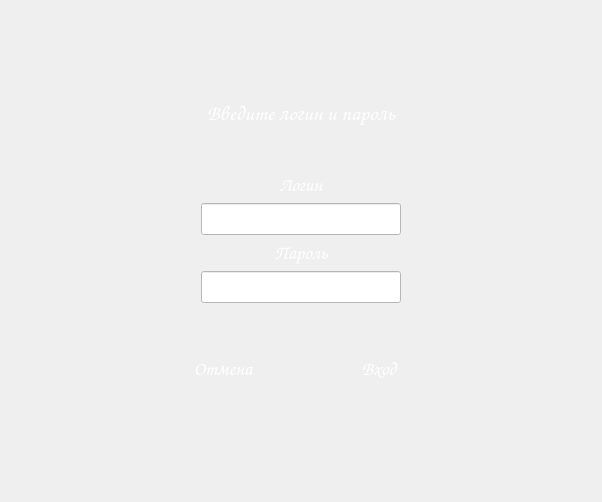
      <widget class="QWidget" name="pageLogin">
       <layout class="QHBoxLayout" name="horizontalLayout_4">
        <item>
         <spacer name="horizontalSpacer_5">
          <property name="orientation">
           <enum>Qt::Horizontal</enum>
          </property>
          <property name="sizeHint" stdset="0">
           <size>
            <width>40</width>
            <height>20</height>
           </size>
          </property>
         </spacer>
        </item>
        <item>
         <layout class="QVBoxLayout" name="verticalLayout_2">
          <item>
           <spacer name="verticalSpacer_10">
            <property name="orientation">
             <enum>Qt::Vertical</enum>
            </property>
            <property name="sizeHint" stdset="0">
             <size>
              <width>20</width>
              <height>40</height>
             </size>
            </property>
           </spacer>
          </item>
          <item>
           <widget class="QWidget" name="widgetLogin" native="true">
            <property name="minimumSize">
             <size>
              <width>500</width>
              <height>400</height>
             </size>
            </property>
            <property name="maximumSize">
             <size>
              <width>500</width>
              <height>400</height>
             </size>
            </property>
            <property name="autoFillBackground">
             <bool>false</bool>
            </property>
            <layout class="QGridLayout" name="gridLayout">
             <item row="2" column="0">
              <widget class="QLabel" name="label_5">
               <property name="font">
                <font>
                 <family>Comic Sans MS</family>
                 <pointsize>16</pointsize>
                 <strikeout>false</strikeout>
                 <kerning>true</kerning>
                </font>
               </property>
               <property name="cursor">
                <cursorShape>ArrowCursor</cursorShape>
               </property>
               <property name="autoFillBackground">
                <bool>false</bool>
               </property>
               <property name="text">
                <string>&lt;html&gt;&lt;head/&gt;&lt;body&gt;&lt;p align=&quot;center&quot;&gt;&lt;span style=&quot; color:#ffffff;&quot;&gt;Введите логин и пароль&lt;/span&gt;&lt;/p&gt;&lt;/body&gt;&lt;/html&gt;</string>
               </property>
               <property name="textFormat">
                <enum>Qt::AutoText</enum>
               </property>
               <property name="alignment">
                <set>Qt::AlignCenter</set>
               </property>
              </widget>
             </item>
             <item row="1" column="0">
              <spacer name="verticalSpacer_14">
               <property name="orientation">
                <enum>Qt::Vertical</enum>
               </property>
               <property name="sizeType">
                <enum>QSizePolicy::Maximum</enum>
               </property>
               <property name="sizeHint" stdset="0">
                <size>
                 <width>10</width>
                 <height>40</height>
                </size>
               </property>
              </spacer>
             </item>
             <item row="6" column="0">
              <layout class="QHBoxLayout" name="horizontalLayout_6">
               <item>
                <spacer name="horizontalSpacer_8">
                 <property name="orientation">
                  <enum>Qt::Horizontal</enum>
                 </property>
                 <property name="sizeHint" stdset="0">
                  <size>
                   <width>40</width>
                   <height>20</height>
                  </size>
                 </property>
                </spacer>
               </item>
               <item>
                <widget class="QPushButton" name="cancelButton">
                 <property name="sizePolicy">
                  <sizepolicy hsizetype="Minimum" vsizetype="Fixed">
                   <horstretch>0</horstretch>
                   <verstretch>0</verstretch>
                  </sizepolicy>
                 </property>
                 <property name="minimumSize">
                  <size>
                   <width>150</width>
                   <height>40</height>
                  </size>
                 </property>
                 <property name="maximumSize">
                  <size>
                   <width>230</width>
                   <height>16777215</height>
                  </size>
                 </property>
                 <property name="font">
                  <font>
                   <family>Comic Sans MS</family>
                   <pointsize>14</pointsize>
                   <weight>50</weight>
                   <italic>false</italic>
                   <bold>false</bold>
                  </font>
                 </property>
                 <property name="styleSheet">
                  <string notr="true">background-color: rgb(255, 255, 255);
color: rgb(255, 255, 255);
background-image: url(:/images/res/button.png);</string>
                 </property>
                 <property name="text">
                  <string>Отмена</string>
                 </property>
                 <property name="flat">
                  <bool>true</bool>
                 </property>
                </widget>
               </item>
               <item>
                <widget class="QPushButton" name="loginButton_3">
                 <property name="sizePolicy">
                  <sizepolicy hsizetype="Minimum" vsizetype="Fixed">
                   <horstretch>0</horstretch>
                   <verstretch>0</verstretch>
                  </sizepolicy>
                 </property>
                 <property name="minimumSize">
                  <size>
                   <width>150</width>
                   <height>40</height>
                  </size>
                 </property>
                 <property name="maximumSize">
                  <size>
                   <width>230</width>
                   <height>16777215</height>
                  </size>
                 </property>
                 <property name="font">
                  <font>
                   <family>Comic Sans MS</family>
                   <pointsize>14</pointsize>
                   <weight>50</weight>
                   <italic>false</italic>
                   <bold>false</bold>
                  </font>
                 </property>
                 <property name="styleSheet">
                  <string notr="true">background-color: rgb(255, 255, 255);
color: rgb(255, 255, 255);
background-image: url(:/images/res/button.png);</string>
                 </property>
                 <property name="text">
                  <string>Вход</string>
                 </property>
                 <property name="flat">
                  <bool>true</bool>
                 </property>
                </widget>
               </item>
               <item>
                <spacer name="horizontalSpacer_11">
                 <property name="orientation">
                  <enum>Qt::Horizontal</enum>
                 </property>
                 <property name="sizeType">
                  <enum>QSizePolicy::Expanding</enum>
                 </property>
                 <property name="sizeHint" stdset="0">
                  <size>
                   <width>20</width>
                   <height>20</height>
                  </size>
                 </property>
                </spacer>
               </item>
              </layout>
             </item>
             <item row="4" column="0">
              <layout class="QHBoxLayout" name="horizontalLayout_9">
               <item>
                <spacer name="horizontalSpacer_9">
                 <property name="orientation">
                  <enum>Qt::Horizontal</enum>
                 </property>
                 <property name="sizeHint" stdset="0">
                  <size>
                   <width>40</width>
                   <height>20</height>
                  </size>
                 </property>
                </spacer>
               </item>
               <item>
                <layout class="QVBoxLayout" name="verticalLayout_3">
                 <item>
                  <widget class="QLabel" name="label_4">
                   <property name="font">
                    <font>
                     <family>Comic Sans MS</family>
                     <pointsize>10</pointsize>
                    </font>
                   </property>
                   <property name="styleSheet">
                    <string notr="true"/>
                   </property>
                   <property name="text">
                    <string>&lt;html&gt;&lt;head/&gt;&lt;body&gt;&lt;p align=&quot;center&quot;&gt;&lt;span style=&quot; font-size:14pt; color:#ffffff;&quot;&gt;Логин&lt;/span&gt;&lt;/p&gt;&lt;/body&gt;&lt;/html&gt;</string>
                   </property>
                   <property name="alignment">
                    <set>Qt::AlignCenter</set>
                   </property>
                  </widget>
                 </item>
                 <item>
                  <widget class="QLineEdit" name="username">
                   <property name="minimumSize">
                    <size>
                     <width>200</width>
                     <height>30</height>
                    </size>
                   </property>
                   <property name="font">
                    <font>
                     <family>Comic Sans MS</family>
                     <pointsize>14</pointsize>
                    </font>
                   </property>
                   <property name="autoFillBackground">
                    <bool>false</bool>
                   </property>
                   <property name="styleSheet">
                    <string notr="true">background-color: rgb(255, 255, 255);</string>
                   </property>
                  </widget>
                 </item>
                 <item>
                  <widget class="QLabel" name="label_3">
                   <property name="font">
                    <font>
                     <family>Comic Sans MS</family>
                     <pointsize>10</pointsize>
                    </font>
                   </property>
                   <property name="text">
                    <string>&lt;html&gt;&lt;head/&gt;&lt;body&gt;&lt;p align=&quot;center&quot;&gt;&lt;span style=&quot; font-size:14pt; color:#ffffff;&quot;&gt;Пароль&lt;/span&gt;&lt;/p&gt;&lt;/body&gt;&lt;/html&gt;</string>
                   </property>
                   <property name="alignment">
                    <set>Qt::AlignCenter</set>
                   </property>
                  </widget>
                 </item>
                 <item>
                  <widget class="QLineEdit" name="password">
                   <property name="minimumSize">
                    <size>
                     <width>200</width>
                     <height>30</height>
                    </size>
                   </property>
                   <property name="font">
                    <font>
                     <family>Comic Sans MS</family>
                     <pointsize>14</pointsize>
                    </font>
                   </property>
                   <property name="autoFillBackground">
                    <bool>false</bool>
                   </property>
                   <property name="styleSheet">
                    <string notr="true">background-color: rgb(255, 255, 255);</string>
                   </property>
                   <property name="frame">
                    <bool>true</bool>
                   </property>
                   <property name="echoMode">
                    <enum>QLineEdit::Password</enum>
                   </property>
                  </widget>
                 </item>
                </layout>
               </item>
               <item>
                <spacer name="horizontalSpacer_10">
                 <property name="orientation">
                  <enum>Qt::Horizontal</enum>
                 </property>
                 <property name="sizeHint" stdset="0">
                  <size>
                   <width>40</width>
                   <height>20</height>
                  </size>
                 </property>
                </spacer>
               </item>
              </layout>
             </item>
             <item row="5" column="0">
              <spacer name="verticalSpacer_12">
               <property name="orientation">
                <enum>Qt::Vertical</enum>
               </property>
               <property name="sizeType">
                <enum>QSizePolicy::Maximum</enum>
               </property>
               <property name="sizeHint" stdset="0">
                <size>
                 <width>20</width>
                 <height>40</height>
                </size>
               </property>
              </spacer>
             </item>
             <item row="3" column="0">
              <spacer name="verticalSpacer_13">
               <property name="orientation">
                <enum>Qt::Vertical</enum>
               </property>
               <property name="sizeType">
                <enum>QSizePolicy::Maximum</enum>
               </property>
               <property name="sizeHint" stdset="0">
                <size>
                 <width>20</width>
                 <height>40</height>
                </size>
               </property>
              </spacer>
             </item>
             <item row="7" column="0">
              <spacer name="verticalSpacer_15">
               <property name="orientation">
                <enum>Qt::Vertical</enum>
               </property>
               <property name="sizeHint" stdset="0">
                <size>
                 <width>20</width>
                 <height>40</height>
                </size>
               </property>
              </spacer>
             </item>
            </layout>
            <zorder>verticalSpacer_12</zorder>
            <zorder>verticalSpacer_13</zorder>
            <zorder>verticalSpacer_14</zorder>
            <zorder>label_5</zorder>
            <zorder>verticalSpacer_15</zorder>
           </widget>
          </item>
          <item>
           <spacer name="verticalSpacer_11">
            <property name="orientation">
             <enum>Qt::Vertical</enum>
            </property>
            <property name="sizeHint" stdset="0">
             <size>
              <width>20</width>
              <height>40</height>
             </size>
            </property>
           </spacer>
          </item>
         </layout>
        </item>
        <item>
         <spacer name="horizontalSpacer_6">
          <property name="orientation">
           <enum>Qt::Horizontal</enum>
          </property>
          <property name="sizeHint" stdset="0">
           <size>
            <width>40</width>
            <height>20</height>
           </size>
          </property>
         </spacer>
        </item>
       </layout>
      </widget>
